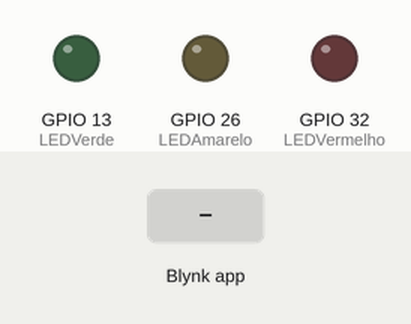
Bench run of a program on a simulated ESP32. Parts: output pins drawn as LEDs (lit = HIGH). Inputs (shaded band) come from the test bench. WiFi joins after 1.5 s; servers stay silent unless stated.

Above: at 3.0 s.
3.1 s: Blynk app writes 1 to V0
At 3.8 s:
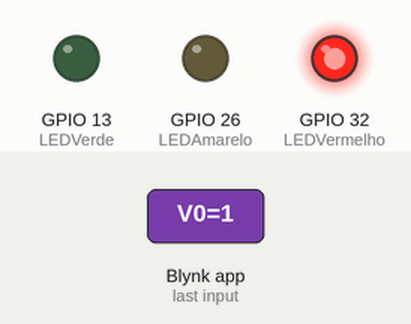
4.6 s: Blynk app writes 1 to V1
At 5.0 s:
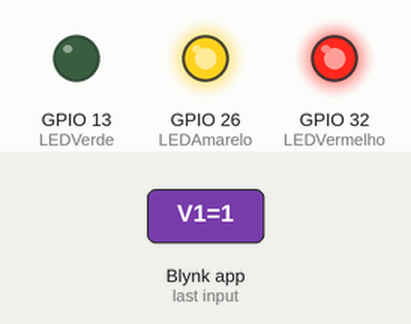
6.1 s: Blynk app writes 0 to V0
At 7.3 s:
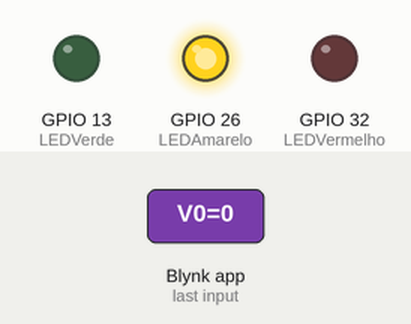
7.6 s: Blynk app writes 1 to V2
At 8.5 s:
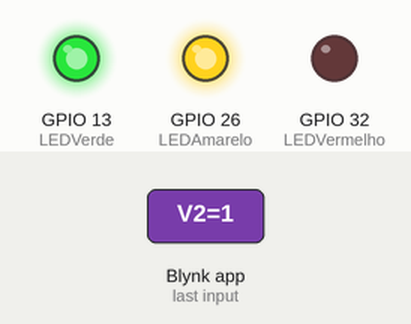
9.1 s: Blynk app writes 200 to V0
At 9.6 s:
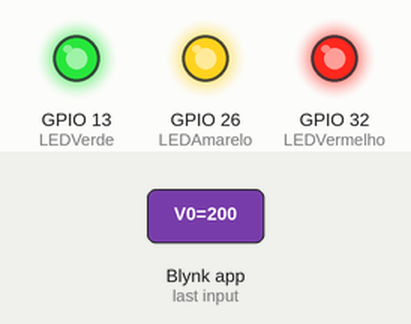
10.6 s: Blynk app writes 0 to V1
At 12.0 s:
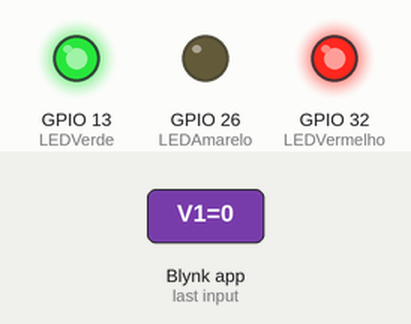
Timing chart, 0 to 13.1 s (numbered marks = the images above; inputs shaded):
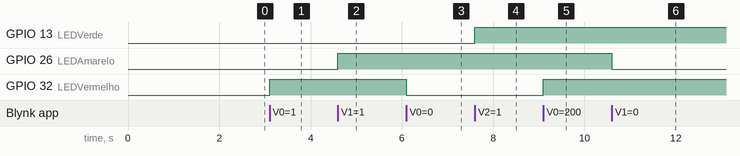

The program:

main.cpp
```cpp
#define BLYNK_TEMPLATE_ID "TMPLuYrm86fg"
#define BLYNK_DEVICE_NAME "Sequencial de LEDs"
#define BLYNK_AUTH_TOKEN "Dop8PvZ6xlHa23uf5OTp3GWxtNYuFBf3"

#define BLYNK_PRINT Serial

#include <WiFi.h>
#include <WiFiClient.h>
#include <BlynkSimpleEsp32.h>

char auth[] = BLYNK_AUTH_TOKEN;
char ssid[] = "Luciana";
char pass[] = "Lu_e_convidados";

int LEDVermelho = 32;
int LEDAmarelo = 26;
int LEDVerde = 13;

BLYNK_WRITE(V0) {
  int valor = param.asInt();
  digitalWrite(LEDVermelho, valor);
}

BLYNK_WRITE(V1) {
  int valor = param.asInt();
  digitalWrite(LEDAmarelo, valor);
}

BLYNK_WRITE(V2) {
  int valor = param.asInt();
  digitalWrite(LEDVerde, valor);
}

void setup()
{
  Serial.begin(115200);

  Blynk.begin(auth, ssid, pass);

  pinMode(LEDVermelho, OUTPUT);
  pinMode(LEDAmarelo, OUTPUT);
  pinMode(LEDVerde, OUTPUT);
}

void loop() {
  Blynk.run();
}
```

Measured:
- after the input at 3.1 s, GPIO 32 (LEDVermelho): LOW → HIGH at once
- after the input at 4.6 s, GPIO 26 (LEDAmarelo): LOW → HIGH at once
- after the input at 6.1 s, GPIO 32 (LEDVermelho): HIGH → LOW at once
- after the input at 7.6 s, GPIO 13 (LEDVerde): LOW → HIGH at once
- after the input at 9.1 s, GPIO 32 (LEDVermelho): LOW → HIGH at once
- after the input at 10.6 s, GPIO 26 (LEDAmarelo): HIGH → LOW at once
